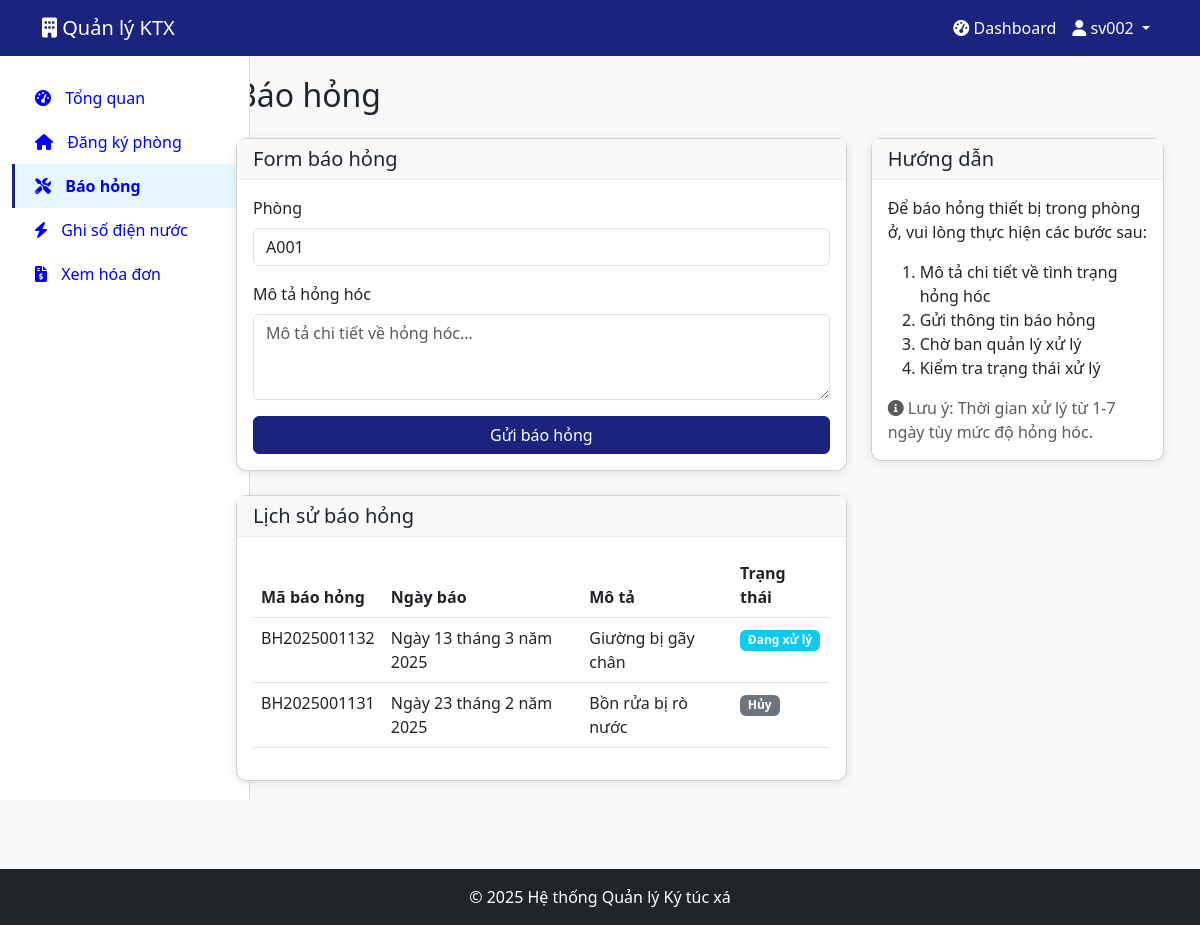
Page /bao-hong/ (signed in) on the committed database.
### dormitory/models.py (models this page shows, shortened)
class Phong(models.Model):
    ma_phong = models.CharField(max_length=20, primary_key=True)
    so_luong_sv = models.IntegerField()
    loai_phong = models.ForeignKey(LoaiPhong, on_delete=models.CASCADE)
    day_phong = models.ForeignKey(DayPhong, on_delete=models.CASCADE)
    gia = models.IntegerField()
    danh_sach_sv = models.TextField(blank=True, null=True)
    trang_thai = models.CharField(max_length=20)

class BaoHong(models.Model):
    ma_bh = models.CharField(max_length=20, primary_key=True)
    mo_ta = models.TextField()
    ngay_bao = models.DateField()
    trang_thai = models.CharField(max_length=20)
    ma_phong = models.ForeignKey(Phong, on_delete=models.CASCADE)

### dormitory/views.py (the view)
# urls.py: path('bao-hong/', views.bao_hong, name='bao_hong'),
@login_required
def bao_hong(request):
    tai_khoan = TaiKhoan.objects.get(user=request.user)
    if tai_khoan.role != 'student':
        messages.error(request, 'Bạn không có quyền truy cập chức năng này!')
        return redirect('dashboard')
    student = SinhVien.objects.get(tai_khoan=tai_khoan)
    if student.so_phong == 'Chưa có':
        messages.error(request, 'Bạn chưa có phòng ở KTX!')
        return redirect('dashboard')
    try:
        phong = Phong.objects.get(ma_phong=student.so_phong)
    except Phong.DoesNotExist:
        messages.error(request, 'Không tìm thấy thông tin phòng!')
        return redirect('dashboard')
    if request.method == 'POST':
        form = BaoHongForm(request.POST)
        if form.is_valid():
            bao_hong = form.save(commit=False)
            bao_hong.ma_bh = f"BH{student.mssv}{datetime.date.today().strftime('%Y%m%d')}"
            bao_hong.ngay_bao = datetime.date.today()
            bao_hong.trang_thai = 'Chờ xử lý'
            bao_hong.ma_phong = phong
            bao_hong.save()
            messages.success(request, 'Báo hỏng thành công! Vui lòng chờ xử lý.')
            return redirect('dashboard')
    else:
        form = BaoHongForm()
    bao_hong_list = BaoHong.objects.filter(ma_phong=phong).order_by('-ngay_bao')
    return render(request, 'dormitory/bao_hong.html', {
        'form': form,
        'bao_hong_list': bao_hong_list,
        'so_phong': phong.ma_phong,
        'role': tai_khoan.role
    })

### dormitory/forms.py
class BaoHongForm(forms.ModelForm):
    class Meta:
        model = BaoHong
        fields = ['mo_ta']
        widgets = {
            'mo_ta': forms.Textarea(attrs={'rows': 3}),
        }

### dormitory/templates/dormitory/bao_hong.html (shortened to what this page needs)
{% extends 'base.html' %}
{% block content %}
<div class="container">
    <h2 class="mb-4">Báo hỏng</h2>
    <div class="row">
        <div class="col-md-8">
            <div class="card mb-4">
                <div class="card-header">
                    <h5 class="mb-0">Form báo hỏng</h5>
                </div>
                <div class="card-body">
                    <form method="POST">
                        <div class="mb-3">
                            <label class="form-label">Phòng</label>
                            <input type="text" class="form-control" value="{{ so_phong }}" readonly>
                        </div>
                        <div class="mb-3">
                            <label class="form-label">Mô tả hỏng hóc</label>
                            <textarea name="mo_ta" class="form-control" rows="3" required placeholder="Mô tả chi tiết về hỏng hóc..."></textarea>
                        </div>
                        <div class="d-grid">
                            <button type="submit" class="btn btn-primary">Gửi báo hỏng</button>
                        </div>
                    </form>
                </div>
            </div>
            <div class="card">
                <div class="card-header">
                    <h5 class="mb-0">Lịch sử báo hỏng</h5>
                </div>
                <div class="card-body">
                    {% if bao_hong_list %}
                        <div class="table-responsive">
                            <table class="table table-hover">
                                <thead>
                                    <tr>
                                        <th>Mã báo hỏng</th>
                                        <th>Ngày báo</th>
                                        <th>Mô tả</th>
                                        <th>Trạng thái</th>
                                    </tr>
                                </thead>
                                <tbody>
                                    {% for bao_hong in bao_hong_list %}
                                        <tr>
                                            <td>{{ bao_hong.ma_bh }}</td>
                                            <td>{{ bao_hong.ngay_bao }}</td>
                                            <td>{{ bao_hong.mo_ta }}</td>
                                            <td>
                                                {% if bao_hong.trang_thai == 'Chờ xử lý' %}
                                                    <span class="badge bg-warning text-dark">{{ bao_hong.trang_thai }}</span>
                                                {% elif bao_hong.trang_thai == 'Đang xử lý' %}
                                                    <span class="badge bg-info">{{ bao_hong.trang_thai }}</span>
                                                {% elif bao_hong.trang_thai == 'Đã xử lý' %}
                                                    <span class="badge bg-success">{{ bao_hong.trang_thai }}</span>
                                                {% else %}
                                                    <span class="badge bg-secondary">{{ bao_hong.trang_thai }}</span>
                                                {% endif %}
                                            </td>
                                        </tr>
                                    {% endfor %}
                                </tbody>
                            </table>
                        </div>
                    {% else %}
                        <p class="mb-0">Không có báo hỏng nào.</p>
                    {% endif %}
                </div>
            </div>
        </div>
        <div class="col-md-4">
            <div class="card">
                <div class="card-header">
                    <h5 class="mb-0">Hướng dẫn</h5>
                </div>
                <div class="card-body">
                    <p>Để báo hỏng thiết bị trong phòng ở, vui lòng thực hiện các bước sau:</p>
                    <ol>
                        <li>Mô tả chi tiết về tình trạng hỏng hóc</li>
                        <li>Gửi thông tin báo hỏng</li>
                        <li>Chờ ban quản lý xử lý</li>
                        <li>Kiểm tra trạng thái xử lý</li>
                    </ol>
                    <p class="mb-0 text-muted"><i class="fas fa-info-circle"></i> Lưu ý: Thời gian xử lý từ 1-7 ngày tùy mức độ hỏng hóc.</p>
                </div>
            </div>
        </div>
    </div>
</div>
{% endblock %}

### dormitory/templates/base.html (shortened to what this page needs)
<!DOCTYPE html>
<html lang="vi">
<head>
    <link href="https://cdn.jsdelivr.net/npm/bootstrap@5.3.0/dist/css/bootstrap.min.css" rel="stylesheet">
    <link rel="stylesheet" href="https://cdnjs.cloudflare.com/ajax/libs/font-awesome/6.0.0/css/all.min.css">
</head>
<body>
    <nav class="navbar navbar-expand-lg navbar-dark sticky-top">
        <div class="container">
            <a class="navbar-brand" href="{% url 'home' %}" style="color: white !important;">
                <i class="fas fa-building"></i> Quản lý KTX
            </a>
            <div class="collapse navbar-collapse" id="navbarNav">
                <ul class="navbar-nav ms-auto">
                    {% if user.is_authenticated %}
                        <li class="nav-item">
                            <a class="nav-link" href="{% url 'dashboard' %}">
                                <i class="fas fa-tachometer-alt"></i> Dashboard
                            </a>
                        </li>
                        <li class="nav-item dropdown" >
                            <a class="nav-link dropdown-toggle" href="#" id="navbarDropdown" role="button" data-bs-toggle="dropdown">
                                <i class="fas fa-user"></i> {{ user.username }}
                            </a>
                        </li>
                    {% else %}
                        <li class="nav-item">
                            <a class="nav-link" href="{% url 'login' %}">Đăng nhập</a>
                        </li>
                    {% endif %}
                </ul>
            </div>
        </div>
    </nav>
    <div class="container-fluid">
        <div class="row">
            {% if user.is_authenticated and request.path != '/' %}
                <div class="col-md-3 col-lg-2 d-md-block sidebar">
                    <div class="position-sticky">
                        <ul class="nav flex-column">
                            {% if role == 'manager' %}
                                <li class="nav-item">
                                    <a class="nav-link {% if request.path == '/dashboard/' %}active{% endif %}" href="{% url 'dashboard' %}">
                                        <i class="fas fa-tachometer-alt"></i> Tổng quan
                                    </a>
                                </li>
                                <li class="nav-item">
                                    <a class="nav-link {% if '/quan-ly-don-dang-ky/' in request.path %}active{% endif %}" href="{% url 'quan_ly_don_dang_ky' %}">
                                        <i class="fas fa-clipboard-list"></i> Quản lý đơn đăng ký
                                    </a>
                                </li>
                                <li class="nav-item">
                                    <a class="nav-link {% if '/quan-ly-phong/' in request.path %}active{% endif %}" href="{% url 'quan_ly_phong' %}">
                                        <i class="fas fa-door-open"></i> Quản lý phòng
                                    </a>
                                </li>
                                <li class="nav-item">
                                    <a class="nav-link {% if '/quan-ly-sinh-vien/' in request.path %}active{% endif %}" href="{% url 'quan_ly_sinh_vien' %}">
                                        <i class="fas fa-user-graduate"></i> Quản lý sinh viên
                                    </a>
                                </li>
                                <li class="nav-item">
                                    <a class="nav-link {% if '/quan-ly-bao-hong/' in request.path %}active{% endif %}" href="{% url 'quan_ly_bao_hong' %}">
                                        <i class="fas fa-tools"></i> Quản lý báo hỏng
                                    </a>
                                </li>
                                <li class="nav-item">
                                    <a class="nav-link {% if '/quan-ly-hoa-don/' in request.path %}active{% endif %}" href="{% url 'quan_ly_hoa_don' %}">
                                        <i class="fas fa-file-invoice-dollar"></i> Quản lý hóa đơn
                                    </a>
                                </li>
                                <li class="nav-item">
                                    <a class="nav-link {% if '/quan-ly-vi-pham/' in request.path %}active{% endif %}" href="{% url 'quan_ly_vi_pham' %}">
                                        <i class="fas fa-exclamation-triangle"></i> Quản lý vi phạm
                                    </a>
                                </li>
                                <li class="nav-item">
                                    <a class="nav-link {% if '/quan-ly-dien-nuoc/' in request.path %}active{% endif %}" href="{% url 'quan_ly_dien_nuoc' %}">
                                        <i class="fas fa-bolt"></i> Quản lý điện nước
                                    </a>
                                <li class="nav-item">
                                    <a class="nav-link {% if '/quan-ly-hop-dong/' in request.path %}active{% endif %}" href="{% url 'quan_ly_hop_dong' %}">
                                        <i class="fas fa-handshake"></i> Quản lý hợp đồng
                                    </a>
                                </li>
                            {% elif role == 'student' %}
                                <li class="nav-item">
                                    <a class="nav-link {% if request.path == '/dashboard/' %}active{% endif %}" href="{% url 'dashboard' %}">
                                        <i class="fas fa-tachometer-alt"></i> Tổng quan
                                    </a>
                                </li>
                                <li class="nav-item">
                                    <a class="nav-link {% if '/dang-ky-phong/' in request.path %}active{% endif %}" href="{% url 'dang_ky_phong' %}">
                                        <i class="fas fa-home"></i> Đăng ký phòng
                                    </a>
                                </li>
                                <li class="nav-item">
                                    <a class="nav-link {% if '/bao-hong/' in request.path %}active{% endif %}" href="{% url 'bao_hong' %}">
                                        <i class="fas fa-tools"></i> Báo hỏng
                                    </a>
                                </li>
                                <li class="nav-item">
                                    <a class="nav-link {% if '/ghi-so-dien-nuoc/' in request.path %}active{% endif %}" href="{% url 'ghi_so_dien_nuoc_sinh_vien' %}">
                                        <i class="fas fa-bolt"></i> Ghi số điện nước
                                    </a>
                                </li>
                                <li class="nav-item">
                                    <a class="nav-link {% if '/xem-hoa-don/' in request.path %}active{% endif %}" href="{% url 'xem_hoa_don' %}">
                                        <i class="fas fa-file-invoice-dollar"></i> Xem hóa đơn
                                    </a>
                                </li>
                            {% endif %}
                        </ul>
                    </div>
                </div>
                <main class="col-md-9 ms-sm-auto col-lg-10 px-md-4 main-content">
            {% else %}
                <main class="col-12 px-md-4">
            {% endif %}
                {% block content %}{% endblock %}
            </main>
        </div>
    </div>
    <footer class="bg-dark text-white text-center py-3 mt-5">
        <div class="container">
            <p class="mb-0">&copy; 2025 Hệ thống Quản lý Ký túc xá</p>
        </div>
    </footer>
</body>
</html>

### dormitory/templates/base.html (style rules this page uses)
body { font-family: 'Segoe UI', Tahoma, Geneva, Verdana, sans-serif; background-color: #f8f9fa; }
.navbar { background-color: #1a237e; }
.navbar-brand, .nav-link { color: blue !important; }
.navbar .nav-link { color: white !important; }
.sidebar { background-color: #fff; border-right: 1px solid #ddd; height: calc(100vh - 56px); position: fixed; top: 56px; left: 0; width: 250px; padding-top: 20px; overflow-y: auto; }
.sidebar .nav-link { color: #333; padding: 10px 20px; border-left: 3px solid transparent; transition: all 0.3s ease; }
.sidebar .nav-link.active { background-color: #e6f7ff; border-left: 3px solid #1a237e; color: #1a237e; font-weight: bold; }
.sidebar .nav-link i { margin-right: 10px; }
.main-content { margin-left: 250px; padding: 20px; }
.card { border-radius: 10px; box-shadow: 0 2px 10px rgba(0, 0, 0, 0.1); margin-bottom: 20px; }
.card-header { background-color: #f8f9fa; border-bottom: 1px solid #eee; font-weight: bold; }
.btn-primary { background-color: #1a237e; border-color: #1a237e; }

### rows in the picture
Phong: ma_phong "A001"
BaoHong: ma_bh "BH2025001132", ngay_bao "Ngày 13 tháng 3 năm 2025", mo_ta "Giường bị gãy chân", trang_thai "Đang xử lý"
BaoHong: ma_bh "BH2025001131", ngay_bao "Ngày 23 tháng 2 năm 2025", mo_ta "Bồn rửa bị rò nước", trang_thai "Hủy"

### other values in the picture
{{ user.username }} "sv002"
